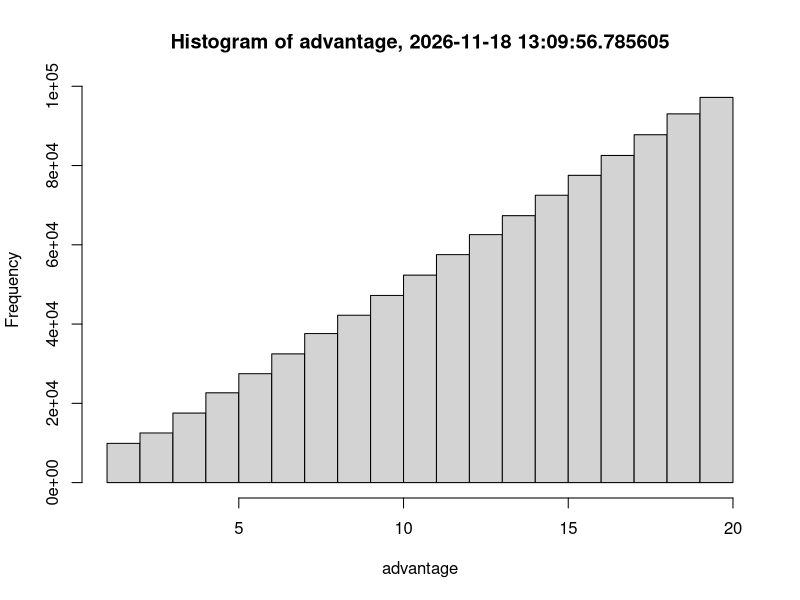

Write the R code that produced this figure.
setwd("~/Desktop/berkeley/Boots Lab/LabMeetingExample")

NUMSAMPLES <- 1000000 #total number of samples
DICESIZE <- 20

set.seed(1) #set your seed

#####################
#Do the dice rolling#
#####################

first_roll <- sample(1:DICESIZE, NUMSAMPLES, replace=T) #roll the dice
second_roll <- sample(1:DICESIZE, NUMSAMPLES, replace=T)
advantage <- c() #initialize the vector to store the higher rolls
for (i in 1:NUMSAMPLES){ #get the higher of the two rolls
  advantage[i] <- max(first_roll[i],second_roll[i])
}

###############
#Make the plot#
###############
time <- Sys.time()
png(filename = paste("plots/Histogram of advantage,",time))
hist(advantage,main=paste("Histogram of advantage,",time))#plot them
dev.off()

